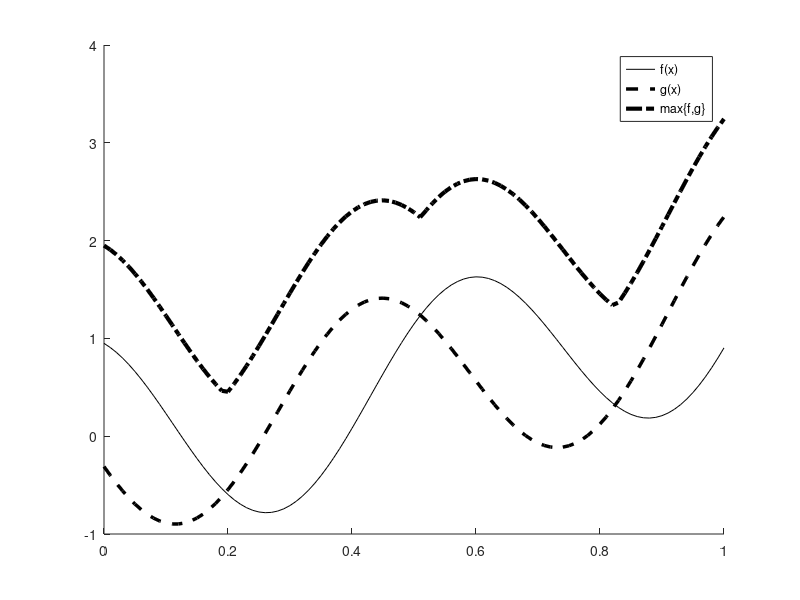

This chart was generated by the following MATLAB code: (Note: this script raises an error after producing the figure.)
% Representation of subinterpolation 
clear all
close all
clc
warning('off','all')


c =-.2;
w=10;
fun=@(x) 1*(x-c).^2+sin(w*(x-c));
gfun=@(x) 1*(x-c).^2+sin(w*((x-c)+0.15));
% xi=[0.001 1 0.2 0.3 0.5 0.6 0.12 0.07 .17 .15];
xi=[0.1 0.7 0.3];
xiu=[0 1];
for ii=1:length(xi)
    yi(ii)=fun(xi(:,ii));
    gi(ii)=gfun(xi(:,ii));
end
%T=ones(1,3);
%K=2; L=1;
%[xi,ind]=sort(xi); yi=yi(ind);
xx=0:0.01:1;
for ii=1:length(xx)
yy(ii)=fun(xx(ii));
gg(ii)=gfun(xx(ii));
end
figure(1)
hold on
plot(xx,yy,'k-',xx,gg,'k--','linewidth',2.5)
plot(xx,max(yy,gg)+1.,'k-.','linewidth',3)
legend('f(x)','g(x)','max\{f,g\}')

%%
xiT=[xi xiu]; xiT=sort(xiT);
xc=(xiT(1:end-1)+xiT(2:end))/2;
d=(xiT(2:end)-xiT(1:end-1))/2;
%[inter_par,yp]=interpolateparametarization(xi,yi,sigma0./sqrt(T),1);
[inter_par]=interpolateparametarization(xi,yi,1);
[inter_par_g]=interpolateparametarization(xi,gi,1);
%x=0.01; e=max(d.^2-(x-xc).^2);


%
for ii=1:length(xx)
    x=xx(ii);
    %fr(ii)= funr(x);
    f(ii)=fun(x);
    p(ii) = interpolate_val(x,inter_par);
    pg(ii) = interpolate_val(x,inter_par_g);
    e(ii) = max(d.^2-(x-xc).^2);
    sc(ii)= (max(p(ii),pg(ii))+0.5455)/e(ii);
    %sc(ii) = max(p(ii)-;
    %sn(ii)= subinterpolate_search(x,e(ii),xi,yi,K);
    %sn(ii)=subquad_search(x,e(ii),xi,yi,K);
end
for ii=1:2
    x=xiu(ii);
    pU(ii) = interpolate_val(x,inter_par);
    pgU(ii) = interpolate_val(x,inter_par_g);
    eU(ii) = mindis(x,xi);
     sd(ii)= (max(pU(ii),pgU(ii))+0.5455)/eU(ii);
end


[tc,indc]=min(sc);
x=xx(indc);
pm = interpolate_val(x,inter_par);
pgm = interpolate_val(x,inter_par_g);
em = mindis(x,xi);
sdm= (max(pm,pgm)+0.5455)/em;
     
% %%
figure(2)
plot(xx,pg,'k-',xx,p,'k--', xx, max(p,pg)+2, 'k-.') 
hold on
grid on
plot(xi,yi,'ks', 'Markersize',10, 'MarkerFacecolor', 'k')
 plot(xi,gi,'bp', 'Markersize',10, 'MarkerFacecolor', 'k')
 
figure(3)
plot(xx,1000*e,'r-',xx, sc,'k-') 
hold on
grid on
ylim([0 100])

figure(4)
plot(xiu,sd,'rs',xx(indc), sdm,'ks') 
hold on
grid on
%ylim([0 100])
% % errorbar(xi,yi,sigma0./sqrt(T),'k.','linewidth',2)
% %    sd = min(yp,2*yi-yp)-L*sigma0./sqrt(T);
% %[td,indd]=min(sd);
% %hold on
 
% %%
% %text(xx(indc),tc-.05,'x_k','fontsize',20)
% % plot(xx(indc),tc,'k*','Markersize',10)
% %text(xi(indd),td-.05,'z_k','fontsize',20)
% %set(gca,'YTickLabel',[])
% %set(gca,'XTickLabel',[])
% % ylim([-.3 10])
% grid on
%     
% % 
% % 
% % [t,ind]=min(sn);
% % ind
% % xx(ind)
% % x=xx(ind);
% % ii=ind;
% % [y,abc]=subquad_search(x,e(ii),xi,yi,K)
% % y_inter=abc(1)*xx.^2+ abc(2)*xx+abc(3);
% % hold on
% % plot(xx,y_inter,'r-')